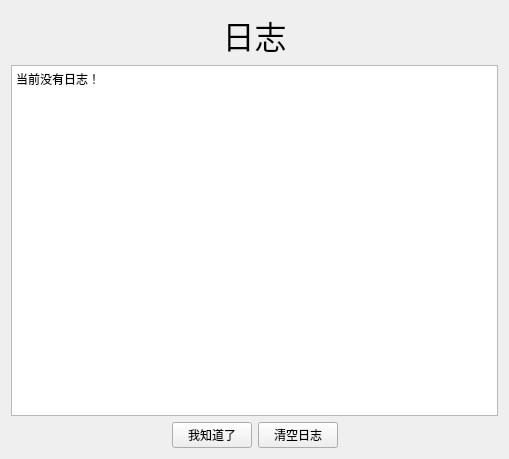
<?xml version="1.0" encoding="UTF-8"?>
<ui version="4.0">
 <class>log</class>
 <widget class="QWidget" name="log">
  <property name="geometry">
   <rect>
    <x>0</x>
    <y>0</y>
    <width>509</width>
    <height>459</height>
   </rect>
  </property>
  <property name="windowTitle">
   <string>查看日志</string>
  </property>
  <property name="windowIcon">
   <iconset>
    <normaloff>static/ico.png</normaloff>static/ico.png</iconset>
  </property>
  <layout class="QVBoxLayout" name="verticalLayout">
   <item>
    <widget class="QLabel" name="label">
     <property name="font">
      <font>
       <family>黑体</family>
       <pointsize>24</pointsize>
      </font>
     </property>
     <property name="text">
      <string>日志</string>
     </property>
     <property name="alignment">
      <set>Qt::AlignCenter</set>
     </property>
    </widget>
   </item>
   <item>
    <widget class="QPlainTextEdit" name="log_text">
     <property name="plainText">
      <string>当前没有日志！</string>
     </property>
    </widget>
   </item>
   <item>
    <layout class="QHBoxLayout" name="horizontalLayout">
     <item>
      <spacer name="horizontalSpacer">
       <property name="orientation">
        <enum>Qt::Horizontal</enum>
       </property>
       <property name="sizeHint" stdset="0">
        <size>
         <width>40</width>
         <height>20</height>
        </size>
       </property>
      </spacer>
     </item>
     <item>
      <widget class="QPushButton" name="close_button">
       <property name="text">
        <string>我知道了</string>
       </property>
      </widget>
     </item>
     <item>
      <widget class="QPushButton" name="clear_log">
       <property name="text">
        <string>清空日志</string>
       </property>
      </widget>
     </item>
     <item>
      <spacer name="horizontalSpacer_2">
       <property name="orientation">
        <enum>Qt::Horizontal</enum>
       </property>
       <property name="sizeHint" stdset="0">
        <size>
         <width>40</width>
         <height>20</height>
        </size>
       </property>
      </spacer>
     </item>
    </layout>
   </item>
  </layout>
 </widget>
 <resources/>
 <connections/>
</ui>
